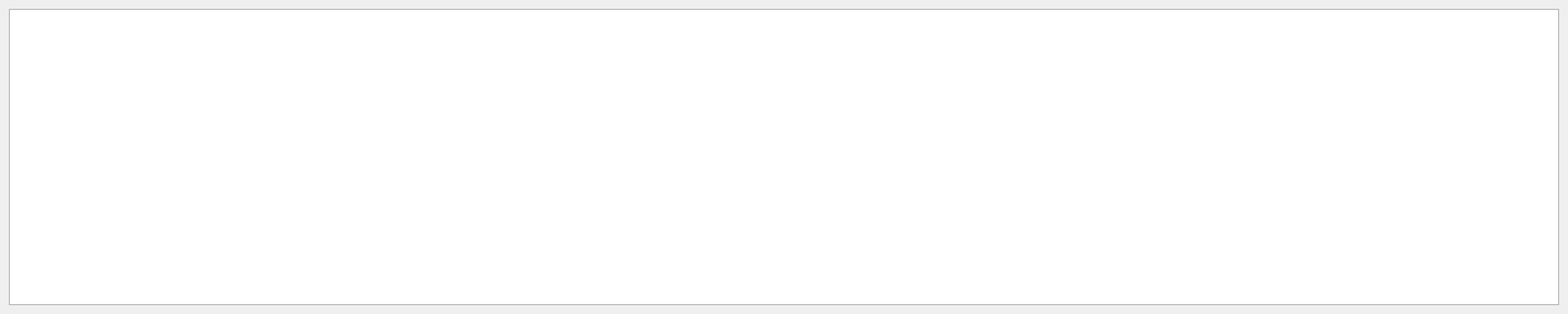
<?xml version="1.0" encoding="UTF-8"?>
<ui version="4.0">
 <class>MainWindow</class>
 <widget class="QMainWindow" name="MainWindow">
  <property name="geometry">
   <rect>
    <x>0</x>
    <y>0</y>
    <width>1600</width>
    <height>320</height>
   </rect>
  </property>
  <property name="maximumSize">
   <size>
    <width>1600</width>
    <height>320</height>
   </size>
  </property>
  <property name="windowTitle">
   <string>Ventana de Optimización</string>
  </property>
  <widget class="QWidget" name="centralwidget">
   <layout class="QGridLayout" name="gridLayout">
    <item row="0" column="0">
     <widget class="QTextBrowser" name="textBrowser_A"/>
    </item>
   </layout>
  </widget>
 </widget>
 <resources/>
 <connections/>
</ui>
